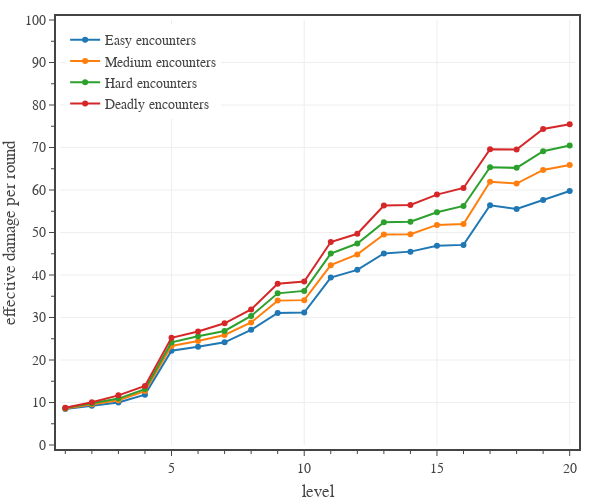

The cell this chart's notebook holds for it:
### Code cell
# Plots average daily effective DPR for PCs, calculated for a full adventuring day with two short rests.
levels = np.array(range(1,21,1))

fig = go.Figure(
    layout=go.Layout(
        template=tfb.FIG_TEMPLATE,
        xaxis=dict(
            title_text='level',
            range=[0.8, 20.2],
            tick0=0, dtick=5,
            minor=dict(tick0=0, dtick=1),
        ),
        yaxis=dict(
            title_text='effective damage per round',
            range=[0, 100],
            tick0=0, dtick=10.0,
            minor=dict(tick0=0, dtick=5.0),
        ),
        legend=dict(
            yanchor='top',  y=0.99,
            xanchor='left', x=0.01,
            orientation='v',
        )
    )
)

for diff in ['Easy','Medium','Hard','Deadly']:
    d = ENCOUNTER_DIFFICULTIES[diff]
    pc_data_file = f'./pc data - {diff} 2 short rests.json'

    with open(pc_data_file, 'r') as fin:
        pc_data = json.load(fin)

    eDPR = np.zeros(20)
    for pc_class in PC_CLASSES:
        eDPR += np.array([x['effective damage per round mean'] for x in pc_data[pc_class]])
    eDPR /= len(PC_CLASSES)

    fig.add_trace(go.Scatter(
        x=levels, 
        y=eDPR,
        mode='lines+markers', 
        line=dict(color=d['color'], dash='solid'),
        unselected=dict(marker=dict(opacity=0.0)),
        name=diff + ' encounters',
        hovertemplate=
            '<b>' + diff + ' encounters</b><br>'+
            'lvl %{x}<br>'+
            'eDPR %{y:.1f}'+
            '<extra></extra>'
    ))

# show figure
fig.update_layout(width=600, height=500)
fig.show(config=tfb.FIG_CONFIG)

# save figures
if SAVEFIGS:
    fig.update_layout(autosize=True, width=None, height=None)
    tfb.save_fig_html(fig, format='large', name=f'./fig-full-daily-edpr-vs-level-adventuring-days-large')
    tfb.save_fig_html(fig, format='small', name=f'./fig-full-daily-edpr-vs-level-adventuring-days-small')

### Figure 1 — Plotly figure (JSON) as saved in the notebook; plotly's stock layout.template omitted (floating-point values rounded to 4 significant figures)
{"data": [{"hovertemplate": "<b>Easy encounters</b><br>lvl %{x}<br>eDPR %{y:.1f}<extra></extra>", "line": {"color": "#1F77B4", "dash": "solid"}, "mode": "lines+markers", "name": "Easy encounters", "type": "scatter", "unselected": {"marker": {"opacity": 0}}, "x": [1, 2, 3, 4, 5, 6, 7, 8, 9, 10, 11, 12, 13, 14, 15, 16, 17, 18, 19, 20], "y": [8.489, 9.235, 10.01, 11.85, 22.17, 23.14, 24.16, 27.11, 31.07, 31.18, 39.39, 41.21, 45.06, 45.5, 46.89, 47.08, 56.4, 55.52, 57.63, 59.77]}, {"hovertemplate": "<b>Medium encounters</b><br>lvl %{x}<br>eDPR %{y:.1f}<extra></extra>", "line": {"color": "#FF7F0E", "dash": "solid"}, "mode": "lines+markers", "name": "Medium encounters", "type": "scatter", "unselected": {"marker": {"opacity": 0}}, "x": [1, 2, 3, 4, 5, 6, 7, 8, 9, 10, 11, 12, 13, 14, 15, 16, 17, 18, 19, 20], "y": [8.598, 9.561, 10.54, 12.69, 23.31, 24.46, 25.89, 28.83, 33.97, 34.09, 42.31, 44.84, 49.53, 49.61, 51.79, 52.0, 61.94, 61.53, 64.71, 65.88]}, {"hovertemplate": "<b>Hard encounters</b><br>lvl %{x}<br>eDPR %{y:.1f}<extra></extra>", "line": {"color": "#2CA02C", "dash": "solid"}, "mode": "lines+markers", "name": "Hard encounters", "type": "scatter", "unselected": {"marker": {"opacity": 0}}, "x": [1, 2, 3, 4, 5, 6, 7, 8, 9, 10, 11, 12, 13, 14, 15, 16, 17, 18, 19, 20], "y": [8.693, 9.814, 10.92, 13.15, 24.14, 25.57, 26.83, 30.37, 35.68, 36.26, 45.03, 47.4, 52.44, 52.54, 54.78, 56.24, 65.36, 65.21, 69.12, 70.46]}, {"hovertemplate": "<b>Deadly encounters</b><br>lvl %{x}<br>eDPR %{y:.1f}<extra></extra>", "line": {"color": "#D62728", "dash": "solid"}, "mode": "lines+markers", "name": "Deadly encounters", "type": "scatter", "unselected": {"marker": {"opacity": 0}}, "x": [1, 2, 3, 4, 5, 6, 7, 8, 9, 10, 11, 12, 13, 14, 15, 16, 17, 18, 19, 20], "y": [8.776, 10.04, 11.68, 13.9, 25.23, 26.69, 28.63, 31.89, 37.93, 38.47, 47.75, 49.7, 56.34, 56.46, 58.92, 60.48, 69.61, 69.54, 74.38, 75.46]}], "layout": {"height": 500, "legend": {"orientation": "v", "x": 0.01, "xanchor": "left", "y": 0.99, "yanchor": "top"}, "width": 600, "xaxis": {"dtick": 5, "minor": {"dtick": 1, "tick0": 0}, "range": [0.8, 20.2], "tick0": 0, "title": {"text": "level"}}, "yaxis": {"dtick": 10, "minor": {"dtick": 5, "tick0": 0}, "range": [0, 100], "tick0": 0, "title": {"text": "effective damage per round"}}}}
